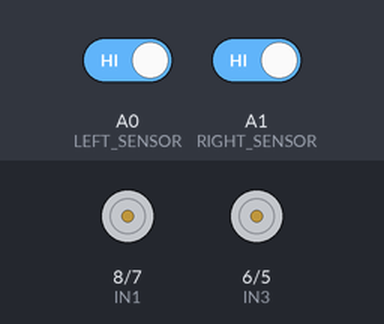
Simulated run of this sketch. Board: Arduino Uno, built with avr-gcc and run on an emulated ATmega328P. Parts: motor-driver pin pairs drawn as motors (green arrow = first pin HIGH = forward, orange = second pin HIGH = backward, longer = more drive, scaled by the enable pin). The inputs (shaded band) are chosen by the test bench; at power-on: A0 (LEFT_SENSOR) HIGH, A1 (RIGHT_SENSOR) HIGH. What the sketch prints to the serial monitor is not drawn.

Above: at 1.2 s.
1.3 s: A0 (LEFT_SENSOR) driven LOW
At 2.5 s:
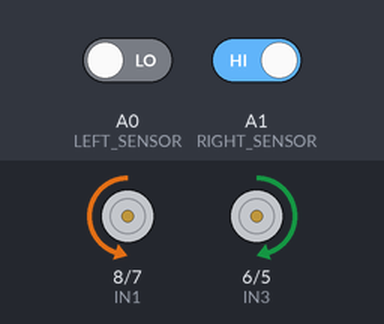
2.8 s: A1 (RIGHT_SENSOR) driven LOW
At 3.8 s:
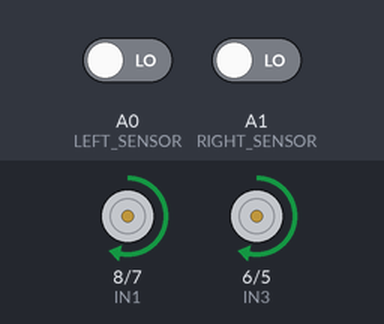
4.3 s: A0 (LEFT_SENSOR) driven HIGH
At 5.0 s:
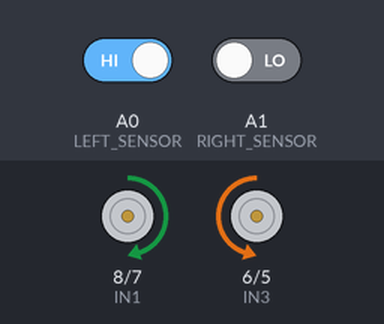
5.8 s: A1 (RIGHT_SENSOR) driven HIGH
At 6.1 s:
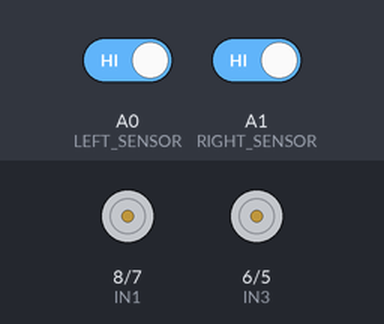
Timing chart, 0 to 8.3 s (numbered marks = the images above; inputs shaded):
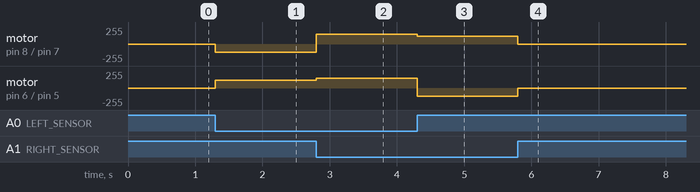

The sketch:

line-follower.ino
```cpp
/*
  Line Follower Robot - by mkuuCodes | Eldoret, KE
  2x IR Sensors + L298N + Arduino Uno
  Affordable build - 2026
*/

// IR Sensors
#define LEFT_SENSOR A0
#define RIGHT_SENSOR A1

// L298N Motor Driver
#define ENA 9
#define IN1 8
#define IN2 7
#define IN3 6
#define IN4 5
#define ENB 3

void setup() {
  pinMode(LEFT_SENSOR, INPUT);
  pinMode(RIGHT_SENSOR, INPUT);
  pinMode(ENA, OUTPUT);
  pinMode(IN1, OUTPUT);
  pinMode(IN2, OUTPUT);
  pinMode(IN3, OUTPUT);
  pinMode(IN4, OUTPUT);
  pinMode(ENB, OUTPUT);

  Serial.begin(9600);
  Serial.println("mkuuCodes Line Follower Ready!");
}

void loop() {
  int left = digitalRead(LEFT_SENSOR);
  int right = digitalRead(RIGHT_SENSOR);

  // Both sensors on black line -> Go Forward
  if (left == 0 && right == 0) {
    forward();
  }
  // Left out -> Turn Right
  else if (left == 1 && right == 0) {
    turnRight();
  }
  // Right out -> Turn Left
  else if (left == 0 && right == 1) {
    turnLeft();
  }
  // Both white -> Stop
  else {
    stopBot();
  }
}

void forward() {
  digitalWrite(IN1, HIGH); digitalWrite(IN2, LOW);
  digitalWrite(IN3, HIGH); digitalWrite(IN4, LOW);
  analogWrite(ENA, 150); analogWrite(ENB, 150);
}

void turnLeft() {
  digitalWrite(IN1, LOW); digitalWrite(IN2, HIGH);
  digitalWrite(IN3, HIGH); digitalWrite(IN4, LOW);
  analogWrite(ENA, 120); analogWrite(ENB, 120);
}

void turnRight() {
  digitalWrite(IN1, HIGH); digitalWrite(IN2, LOW);
  digitalWrite(IN3, LOW); digitalWrite(IN4, HIGH);
  analogWrite(ENA, 120); analogWrite(ENB, 120);
}

void stopBot() {
  digitalWrite(IN1, LOW); digitalWrite(IN2, LOW);
  digitalWrite(IN3, LOW); digitalWrite(IN4, LOW);
}
```

Measured:
- after the input at 1.3 s, motor on pin 8 (IN1) / pin 7 (IN2): stopped → backward 120/255 at once; motor on pin 6 (IN3) / pin 5 (IN4): stopped → forward 120/255 at once
- after the input at 2.8 s, motor on pin 8 (IN1) / pin 7 (IN2): backward 120/255 → forward 150/255 at once; motor on pin 6 (IN3) / pin 5 (IN4): forward 120/255 → forward 150/255 at once
- after the input at 4.3 s, motor on pin 8 (IN1) / pin 7 (IN2): forward 150/255 → forward 120/255 at once; motor on pin 6 (IN3) / pin 5 (IN4): forward 150/255 → backward 120/255 at once
- after the input at 5.8 s, motor on pin 8 (IN1) / pin 7 (IN2): forward 120/255 → stopped at once; motor on pin 6 (IN3) / pin 5 (IN4): backward 120/255 → stopped at once
